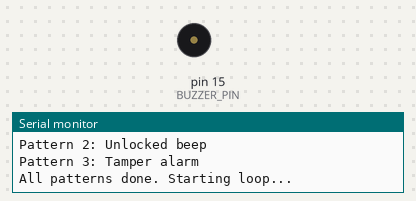
The sketch below on a simulated Arduino Uno, built with avr-gcc and run on an emulated ATmega328P. Shown: buzzer (waves = sounding, pin HIGH), the last lines printed to the serial monitor.

Above: at 9.6 s.
At 14.84 s:
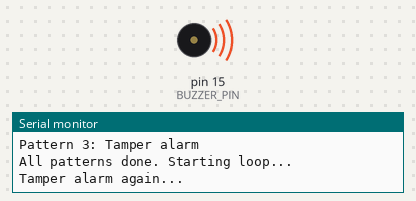
Timing chart, 0 to 17.7 s (numbered marks = the images above):
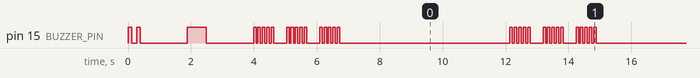

The sketch:

05_buzzer_test.ino
```cpp
/*
 * 05 - ACTIVE BUZZER TEST
 * Safe Box — University of Oulu Prototyping Course
 *
 * Plays three patterns in sequence:
 *   1. Startup beep  (2 short beeps = system ready)
 *   2. Unlock beep   (1 long beep = box opened)
 *   3. Tamper alarm  (5 rapid bursts = tamper alert)
 *
 * Note: this is for an ACTIVE buzzer.
 * If nothing sounds, check polarity (+ to GP15, - to GND).
 *
 * No extra library needed.
 *
 * Wiring:
 *   Buzzer + (long leg)  → GP15 (Physical Pin 20)
 *   Buzzer − (short leg) → GND  (Physical Pin 38)
 */

#define BUZZER_PIN 15

// Single beep helper — ms = how long the beep lasts
void beep(int ms) {
  digitalWrite(BUZZER_PIN, HIGH);
  delay(ms);
  digitalWrite(BUZZER_PIN, LOW);
}

void setup() {
  Serial.begin(115200);
  pinMode(BUZZER_PIN, OUTPUT);
  digitalWrite(BUZZER_PIN, LOW);

  // Pattern 1: Startup — 2 short beeps
  Serial.println("Pattern 1: Startup beep");
  beep(120); delay(150);
  beep(120);
  delay(1500);

  // Pattern 2: Unlocked — 1 long beep
  Serial.println("Pattern 2: Unlocked beep");
  beep(600);
  delay(1500);

  // Pattern 3: Tamper alarm — 3 bursts of 5 rapid beeps
  Serial.println("Pattern 3: Tamper alarm");
  for (int burst = 0; burst < 3; burst++) {
    for (int i = 0; i < 5; i++) {
      beep(80); delay(60);
    }
    delay(350);
  }
  Serial.println("All patterns done. Starting loop...");
}

void loop() {
  // Repeat tamper alarm every 5 seconds to keep testing
  delay(5000);
  Serial.println("Tamper alarm again...");
  for (int burst = 0; burst < 3; burst++) {
    for (int i = 0; i < 5; i++) {
      beep(80); delay(60);
    }
    delay(350);
  }
}
```

Measured:
- by itself, pin 15 (BUZZER_PIN): HIGH → LOW at 0.12 s, → HIGH 0.15 s later, → LOW 0.12 s later, → HIGH 1.5 s later, … (485 changes in this stretch)
- by itself, everything shown: repeats every 8.2 s, in 30 steps
